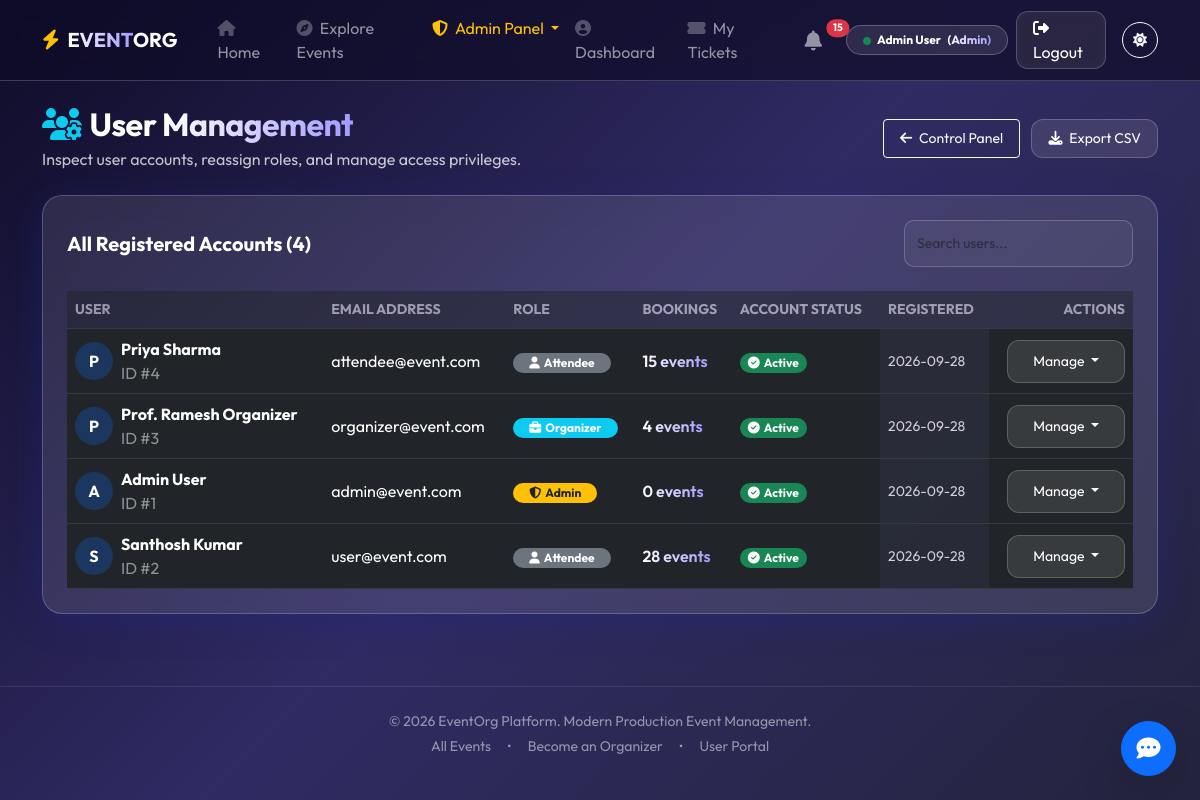
Page /admin/users (signed in) on the committed database.
### tables this page shows
CREATE TABLE users (
    user_id INTEGER PRIMARY KEY AUTOINCREMENT,
    name VARCHAR(100) NOT NULL,
    email VARCHAR(100) NOT NULL UNIQUE,
    password VARCHAR(255) NOT NULL,
    role TEXT DEFAULT 'user',
    created_at DATETIME DEFAULT CURRENT_TIMESTAMP
, is_active INTEGER DEFAULT 1);

### app.py (the view)
@app.route('/admin/users')
@role_required('admin')
def admin_users():
    db = get_db()
    users = db.execute('''
        SELECT u.*,
               (SELECT COUNT(*) FROM registrations r WHERE r.user_id = u.user_id) as reg_count
        FROM users u
        ORDER BY u.created_at DESC
    ''').fetchall()
    db.close()
    return render_template('admin/users.html', users=users)

### app.py (called while the page is built)
def get_db():
    db = sqlite3.connect(DATABASE)
    db.row_factory = sqlite3.Row
    db.execute("PRAGMA foreign_keys = ON;")
    return db

@app.context_processor
def inject_global_data():
    unread_count = 0
    if 'user_id' in session:
        try:
            db = get_db()
            row = db.execute(
                'SELECT COUNT(*) as cnt FROM notifications WHERE user_id = ? AND is_read = 0',
                (session['user_id'],)
            ).fetchone()
            if row:
                unread_count = row['cnt']
            db.close()
        except Exception:
            unread_count = 0
    return {
        'unread_notifications_count': unread_count,
        'current_year': datetime.now().year,
        'now_date': datetime.now().strftime('%Y-%m-%d')
    }

### templates/admin/users.html (shortened to what this page needs)
{% extends "base.html" %}
{% block content %}
<div class="row mb-4 align-items-center animate-fade">
    <div class="col-md-8">
        <h2 class="fw-bold mb-1">
            <i class="fas fa-users-cog text-info me-2"></i>User <span class="text-gradient">Management</span>
        </h2>
        <p class="opacity-75 mb-0">Inspect user accounts, reassign roles, and manage access privileges.</p>
    </div>
    <div class="col-md-4 text-md-end mt-3 mt-md-0">
        <a href="/admin/dashboard" class="btn btn-outline-light btn-sm px-3 py-2">
            <i class="fas fa-arrow-left me-1"></i> Control Panel
        </a>
        <a href="/admin/export/users.csv" class="btn btn-glass btn-sm px-3 py-2 ms-2">
            <i class="fas fa-download me-1"></i> Export CSV
        </a>
    </div>
</div>
<div class="glass-card p-4 animate-fade">
    <div class="d-flex justify-content-between align-items-center mb-4">
        <h5 class="fw-bold mb-0">All Registered Accounts ({{ users|length }})</h5>
        <div style="max-width: 250px;">
            <input type="text" id="userSearch" class="form-control glass-input form-control-sm" placeholder="Search users...">
        </div>
    </div>
    <div class="table-responsive">
        <table class="table table-dark table-hover align-middle mb-0" id="usersTable">
            <thead>
                <tr class="opacity-50 small text-uppercase">
                    <th>User</th>
                    <th>Email Address</th>
                    <th>Role</th>
                    <th>Bookings</th>
                    <th>Account Status</th>
                    <th>Registered</th>
                    <th class="text-end">Actions</th>
                </tr>
            </thead>
            <tbody>
                {% for u in users %}
                <tr>
                    <td>
                        <div class="d-flex align-items-center gap-2">
                            <div class="rounded-circle bg-primary bg-opacity-25 d-flex align-items-center justify-content-center text-white fw-bold" style="width: 38px; height: 38px;">
                                {{ u.name[:1]|upper }}
                            </div>
                            <div>
                                <span class="fw-bold text-white d-block">{{ u.name }}</span>
                                <span class="x-small opacity-50">ID #{{ u.user_id }}</span>
                            </div>
                        </div>
                    </td>
                    <td>{{ u.email }}</td>
                    <td>
                        {% if u.role == 'admin' %}
                            <span class="badge bg-warning text-dark rounded-pill px-3 py-1"><i class="fas fa-shield-alt me-1"></i>Admin</span>
                        {% elif u.role == 'organizer' %}
                            <span class="badge bg-info rounded-pill px-3 py-1"><i class="fas fa-briefcase me-1"></i>Organizer</span>
                        {% else %}
                            <span class="badge bg-secondary rounded-pill px-3 py-1"><i class="fas fa-user me-1"></i>Attendee</span>
                        {% endif %}
                    </td>
                    <td>
                        <span class="fw-semibold text-gradient">{{ u.reg_count }} events</span>
                    </td>
                    <td>
                        {% if u.is_active %}
                            <span class="badge bg-success rounded-pill px-2 py-1"><i class="fas fa-check-circle me-1"></i>Active</span>
                        {% else %}
                            <span class="badge bg-danger rounded-pill px-2 py-1"><i class="fas fa-ban me-1"></i>Disabled</span>
                        {% endif %}
                    </td>
                    <td class="small opacity-75">
                        {{ u.created_at[:10] if u.created_at else 'N/A' }}
                    </td>
                    <td class="text-end">
                        <div class="dropdown">
                            <button class="btn btn-sm btn-glass dropdown-toggle" type="button" data-bs-toggle="dropdown">
                                Manage
                            </button>
                        </div>
                    </td>
                </tr>
                {% else %}
                <tr>
                    <td colspan="7" class="text-center py-4 opacity-50">No user accounts found.</td>
                </tr>
                {% endfor %}
            </tbody>
        </table>
    </div>
</div>
{% endblock %}

### templates/base.html (shortened to what this page needs)
<!DOCTYPE html>
<html lang="en">
<head>
    <link href="https://cdn.jsdelivr.net/npm/bootstrap@5.3.0/dist/css/bootstrap.min.css" rel="stylesheet">
    <link rel="stylesheet" href="https://cdnjs.cloudflare.com/ajax/libs/font-awesome/6.4.0/css/all.min.css">
    <link rel="stylesheet" href="{{ url_for('static', filename='css/style.css') }}">
</head>
<body>
    <nav class="navbar navbar-expand-lg navbar-dark glass-nav sticky-top">
        <div class="container">
            <a class="navbar-brand fw-bold d-flex align-items-center gap-2" href="/">
                <i class="fas fa-bolt text-warning"></i>
                <span><span class="text-gradient">EVENT</span>ORG</span>
            </a>
            <div class="collapse navbar-collapse" id="navbarNav">
                <ul class="navbar-nav me-auto ms-lg-3">
                    <li class="nav-item">
                        <a class="nav-link" href="/"><i class="fas fa-home me-1 opacity-50"></i> Home</a>
                    </li>
                    <li class="nav-item">
                        <a class="nav-link" href="/events"><i class="fas fa-compass me-1 opacity-50"></i> Explore Events</a>
                    </li>
                    {% if session.get('user_id') %}
                        {% if session.get('role') == 'admin' %}
                        <li class="nav-item dropdown">
                            <a class="nav-link dropdown-toggle text-warning" href="#" role="button" data-bs-toggle="dropdown">
                                <i class="fas fa-shield-alt me-1"></i> Admin Panel
                            </a>
                        </li>
                        {% endif %}
                        <li class="nav-item">
                            <a class="nav-link" href="/dashboard"><i class="fas fa-user-circle me-1 opacity-50"></i> Dashboard</a>
                        </li>
                        <li class="nav-item">
                            <a class="nav-link" href="/user/tickets"><i class="fas fa-ticket-alt me-1 opacity-50"></i> My Tickets</a>
                        </li>
                    {% endif %}
                </ul>
                <ul class="navbar-nav ms-auto align-items-lg-center gap-2">
                    {% if session.get('user_id') %}
                        <li class="nav-item dropdown">
                            <a class="nav-link position-relative px-3" href="/notifications" title="Notifications">
                                <i class="fas fa-bell fa-lg"></i>
                                {% if unread_notifications_count and unread_notifications_count > 0 %}
                                <span class="position-absolute top-1 start-100 translate-middle badge rounded-pill bg-danger" style="font-size: 0.65rem;">
                                    {{ unread_notifications_count }}
                                </span>
                                {% endif %}
                            </a>
                        </li>
                        <li class="nav-item d-none d-lg-block">
                            <span class="badge bg-white bg-opacity-10 px-3 py-2 rounded-pill small border border-light border-opacity-25">
                                <i class="fas fa-circle text-success me-1" style="font-size: 8px;"></i>
                                {{ session.get('name', 'User') }}
                                <span class="text-gradient ms-1">({{ session.get('role', 'attendee')|capitalize }})</span>
                            </span>
                        </li>
                        <li class="nav-item">
                            <a class="nav-link btn-glass px-3 py-1 text-danger-hover" href="/logout">
                                <i class="fas fa-sign-out-alt me-1"></i> Logout
                            </a>
                        </li>
                    {% endif %}
                    <li class="nav-item ms-lg-2">
                        <button id="theme-toggle" class="btn btn-sm btn-outline-light rounded-circle d-flex align-items-center justify-content-center" style="width: 36px; height: 36px;" title="Toggle Dark/Light Mode">
                            <i class="fas fa-sun"></i>
                        </button>
                    </li>
                </ul>
            </div>
        </div>
    </nav>
    <main class="container py-4">
        {% block content %}{% endblock %}
    </main>
    <button id="ai-trigger" class="btn btn-primary rounded-circle position-fixed bottom-0 end-0 m-4 shadow-lg z-3 d-flex justify-content-center align-items-center" style="width: 55px; height: 55px; transition: transform 0.3s;" onclick="document.getElementById('ai-assistant').style.display='block'; this.style.display='none';" title="Ask AI Assistant">
        <i class="fas fa-comment-dots fa-xl"></i>
    </button>
    <footer class="py-4 mt-5 text-center border-top border-light border-opacity-10">
        <div class="container">
            <p class="text-white-50 small mb-1">&copy; {{ current_year }} EventOrg Platform. Modern Production Event Management.</p>
            <div class="d-flex justify-content-center gap-3 opacity-50 small">
                <a href="/events" class="text-decoration-none text-white">All Events</a>
                <span>&bull;</span>
                <a href="/register" class="text-decoration-none text-white">Become an Organizer</a>
                <span>&bull;</span>
                <a href="/dashboard" class="text-decoration-none text-white">User Portal</a>
            </div>
        </div>
    </footer>
</body>
</html>

### static/css/style.css (style rules this page uses)
:root { --glass-bg: rgba(255, 255, 255, 0.1); --glass-border: rgba(255, 255, 255, 0.2); --glass-shadow: 0 8px 32px 0 rgba(31, 38, 135, 0.37); --primary-color: #6c5ce7; --secondary-color: #a29bfe; --text-color: #ffffff; --bg-gradient: linear-gradient(135deg, #0f0c29, #302b63, #24243e); }
body { background: var(--bg-gradient); background-attachment: fixed; color: var(--text-color); font-family: 'Outfit', sans-serif; min-height: 100vh; margin: 0; overflow-x: hidden; }
.glass-card { background: var(--glass-bg); backdrop-filter: blur(12px); -webkit-backdrop-filter: blur(12px); border-radius: 20px; border: 1px solid var(--glass-border); box-shadow: var(--glass-shadow); transition: transform 0.3s ease, box-shadow 0.3s ease; }
.glass-nav { background: rgba(15, 12, 41, 0.7); backdrop-filter: blur(10px); border-bottom: 1px solid var(--glass-border); }
.btn-glass { background: var(--glass-bg); border: 1px solid var(--glass-border); color: white; backdrop-filter: blur(5px); border-radius: 12px; padding: 10px 25px; transition: all 0.3s ease; }
.glass-input { background: rgba(255, 255, 255, 0.05); border: 1px solid var(--glass-border); border-radius: 10px; color: white; padding: 12px; }
h1, h2, h3 { font-weight: 700; letter-spacing: -0.5px; }
.text-gradient { background: linear-gradient(to right, #ffffff, #a29bfe); -webkit-background-clip: text; background-clip: text; -webkit-text-fill-color: transparent; }
.animate-fade { animation: fadeIn 0.8s ease forwards; }

### rows in the picture
users: get "Admin User", get "Admin", name "A", name "Admin User", user_id "1", email "admin@event.com", reg_count "0", is_active 1 (drawn), created_at "2026-09-28"
users: name "P", name "Priya Sharma", user_id "4", email "attendee@event.com", role "attendee" (drawn), reg_count "15", is_active 1 (drawn), created_at "2026-09-28"
users: name "P", name "Prof. Ramesh Organizer", user_id "3", email "organizer@event.com", role "organizer" (drawn), reg_count "4", is_active 1 (drawn), created_at "2026-09-28"
users: name "S", name "Santhosh Kumar", user_id "2", email "user@event.com", role "attendee" (drawn), reg_count "28", is_active 1 (drawn), created_at "2026-09-28"

### other values in the picture
{{ unread_notifications_count }} "15"
{{ users|length }} "4"
